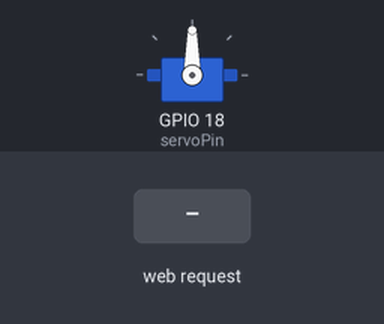
Bench run of a sketch on a simulated ESP32. Parts: servo. The inputs (shaded band) are chosen by the test bench. WiFi joins after 1.5 s; servers stay silent unless stated; what the sketch prints to the serial monitor is not drawn.

Above: at 2.7 s.
2.8 s: HTTP request GET /up received
At 4.0 s:
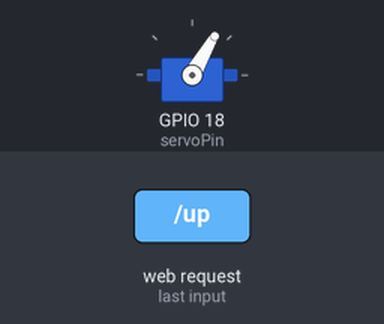
4.3 s: HTTP request GET /down received
At 5.1 s:
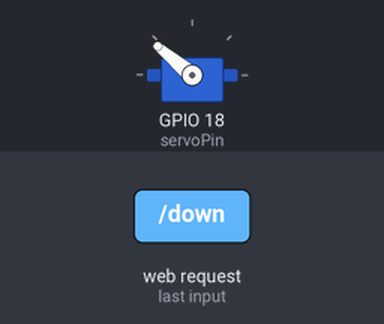
5.8 s: HTTP request GET /angle?val=1 received
At 6.3 s:
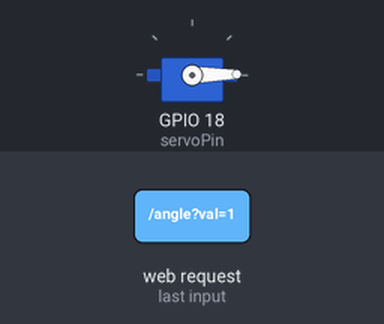
7.3 s: HTTP request GET /angle?val=120 received
At 8.5 s:
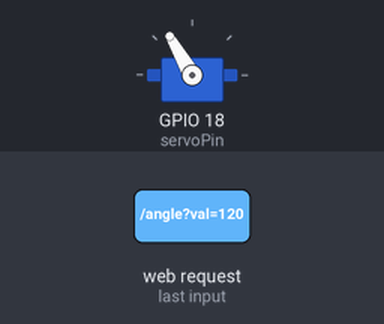
8.8 s: HTTP request GET /up?val=1 received
At 9.7 s:
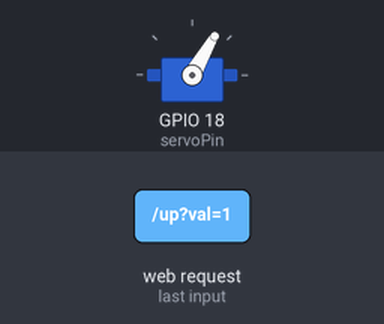
10.3 s: HTTP request GET /down?val=1 received
At 10.9 s:
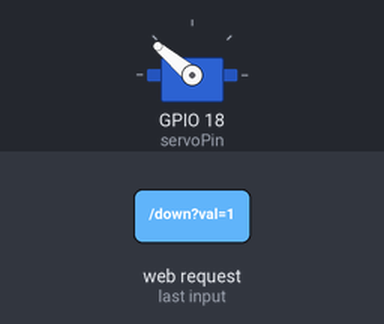
Timing chart, 0 to 12.8 s (numbered marks = the images above; inputs shaded):
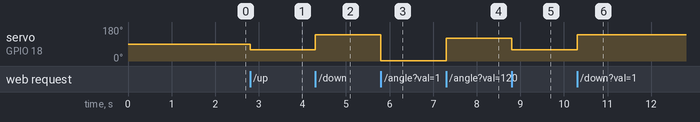

The sketch:

LazyLightSwitch.ino
```cpp
#include <ESP32Servo.h>
#include <WiFi.h>
#include <WebServer.h>
#include <ESPmDNS.h>

Servo flipper;
WebServer server(80);

const char* ssid = "wifissd";
const char* password = "password";

// new update! set up static IP; example of how it would be written: IPAddress local_IP(8, 8, 8, 8); (sorry google)
IPAddress local_IP("put your desired static IP address here I don't want to doxx myself");
IPAddress gateway("put your gateway address here");
IPAddress subnet("subnet");
IPAddress dns("you get it");

// these angles worked for me but might not for you so play around with them
const int servoPin = 18;
const int upAngle = 60;
const int downAngle = 140;

void setup() {
  Serial.begin(115200);

  flipper.setPeriodHertz(50);
  flipper.attach(servoPin, 500, 2400);

  if (!WiFi.config(local_IP, gateway, subnet, dns)) {
    Serial.println("Static IP config FLOPPED!!");
  }
  WiFi.mode(WIFI_STA);
  WiFi.setAutoReconnect(true);
  WiFi.begin(ssid, password);
  while (WiFi.status() != WL_CONNECTED) {
    delay(500);
    Serial.print(".");
  }
  Serial.println();
  Serial.print("Connected. IP address: ");
  Serial.println(WiFi.localIP());

  if (MDNS.begin("lightswitch")) {
    Serial.println("Reachable at http://lightswitch.local");
  }

  server.on("/up", []() {
    flipper.write(upAngle);
    server.send(200, "text/plain", "switch up");
  });

  server.on("/down", []() {
    flipper.write(downAngle);
    server.send(200, "text/plain", "switch down");
  });

  server.on("/angle", []() {
    if (server.hasArg("val")) {
      int a = server.arg("val").toInt();
      flipper.write(a);
      server.send(200, "text/plain", "moved to " + String(a));
    } else {
      server.send(400, "text/plain", "missing val parameter");
    }
  });

  server.begin();
}

void loop() {
  if (WiFi.status() != WL_CONNECTED) {
    WiFi.reconnect();
    delay(5000);
    return;
  }
  server.handleClient();
}
```

Measured:
- after the input at 2.8 s, servo on GPIO 18 (servoPin): 90° → 60° at once
- after the input at 4.3 s, servo on GPIO 18 (servoPin): 60° → 140° at once
- after the input at 5.8 s, servo on GPIO 18 (servoPin): 140° → 1° at once
- after the input at 7.3 s, servo on GPIO 18 (servoPin): 1° → 120° at once
- after the input at 8.8 s, servo on GPIO 18 (servoPin): 120° → 60° at once
- after the input at 10.3 s, servo on GPIO 18 (servoPin): 60° → 140° at once
